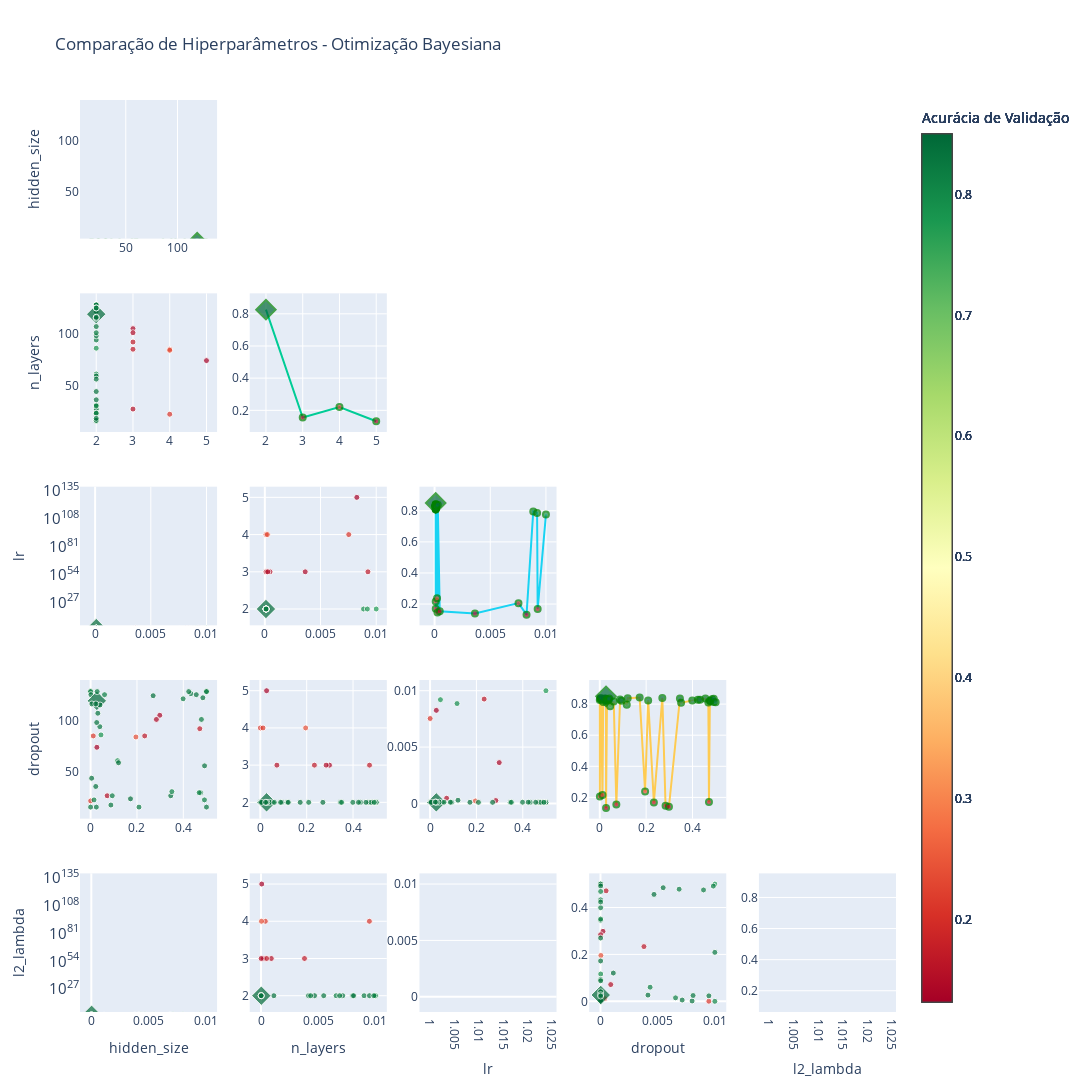

The notebook cell saved with this chart:
### Code cell
# Chama a função para plotar os resultados com plotly

# Lista de nomes dos hiperparâmetros
param_names = ['hidden_size', 'n_layers', 'lr', 'dropout', 'l2_lambda']

plot_resultados_otimizacao(result, space, param_names)

### Figure 1 — Plotly figure (JSON) as saved in the notebook; plotly's stock layout.template omitted (floating-point values rounded to 4 significant figures)
{"data": [{"marker": {"color": [0.8285, 0.83, 0.206, 0.814, 0.842, 0.604, 0.816, 0.808, 0.836, 0.84, 0.834, 0.838, 0.796, 0.132, 0.238, 0.192, 0.786, 0.17, 0.828, 0.834, 0.483, 0.14, 0.832, 0.836, 0.832, 0.83, 0.85, 0.824, 0.832, 0.84, 0.8287, 0.828, 0.818], "colorscale": [[0, "rgb(165,0,38)"], [0.1, "rgb(215,48,39)"], [0.2, "rgb(244,109,67)"], [0.3, "rgb(253,174,97)"], [0.4, "rgb(254,224,139)"], [0.5, "rgb(255,255,191)"], [0.6, "rgb(217,239,139)"], [0.7, "rgb(166,217,106)"], [0.8, "rgb(102,189,99)"], [0.9, "rgb(26,152,80)"], [1, "rgb(0,104,55)"]], "line": {"color": "green", "width": 2}, "size": [6, 6, 6, 6, 6, 6, 6, 6, 6, 6, 6, 6, 6, 6, 6, 6, 6, 6, 6, 6, 6, 6, 6, 6, 6, 6, 15, 6, 6, 6, 6, 6, 6], "symbol": ["circle", "circle", "circle", "circle", "circle", "circle", "circle", "circle", "circle", "circle", "circle", "circle", "circle", "circle", "circle", "circle", "circle", "circle", "circle", "circle", "circle", "circle", "circle", "circle", "circle", "circle", "diamond", "circle", "circle", "circle", "circle", "circle", "circle"]}, "mode": "lines+markers", "showlegend": false, "text": ["", "", "", "", "", "", "", "", "", "", "", "", "", "", "", "", "", "", "", "", "", "", "", "", "", "", "(119.0000, 0.8500)", "", "", "", "", "", ""], "textposition": "top center", "type": "scatter", "x": [16, 18, 22, 23, 24, 27, 30, 31, 36, 44, 56, 59, 61, 74, 84, 85, 86, 92, 94, 98, 101, 105, 107, 115, 116, 117, 119, 121, 122, 124, 125, 126, 128], "xaxis": "x", "y": [0.8285, 0.83, 0.206, 0.814, 0.842, 0.604, 0.816, 0.808, 0.836, 0.84, 0.834, 0.838, 0.796, 0.132, 0.238, 0.192, 0.786, 0.17, 0.828, 0.834, 0.483, 0.14, 0.832, 0.836, 0.832, 0.83, 0.85, 0.824, 0.832, 0.84, 0.8287, 0.828, 0.818], "yaxis": "y"}, {"marker": {"color": [0.14, 0.154, 0.206, 0.216, 0.796, 0.168, 0.17, 0.838, 0.238, 0.146, 0.824, 0.132, 0.776, 0.84, 0.808, 0.83, 0.832, 0.832, 0.822, 0.842, 0.84, 0.824, 0.84, 0.822, 0.836, 0.834, 0.828, 0.828, 0.814, 0.808, 0.832, 0.81, 0.83, 0.828, 0.836, 0.786, 0.834, 0.832, 0.834, 0.85, 0.828, 0.83, 0.836, 0.82, 0.824, 0.814, 0.83, 0.836, 0.834, 0.816], "colorbar": {"title": {"text": "Acurácia de Validação"}}, "colorscale": [[0, "rgb(165,0,38)"], [0.1, "rgb(215,48,39)"], [0.2, "rgb(244,109,67)"], [0.3, "rgb(253,174,97)"], [0.4, "rgb(254,224,139)"], [0.5, "rgb(255,255,191)"], [0.6, "rgb(217,239,139)"], [0.7, "rgb(166,217,106)"], [0.8, "rgb(102,189,99)"], [0.9, "rgb(26,152,80)"], [1, "rgb(0,104,55)"]], "size": [6, 6, 6, 6, 6, 6, 6, 6, 6, 6, 6, 6, 6, 6, 6, 6, 6, 6, 6, 6, 6, 6, 6, 6, 6, 6, 6, 6, 6, 6, 6, 6, 6, 6, 6, 6, 6, 6, 6, 15, 6, 6, 6, 6, 6, 6, 6, 6, 6, 6], "symbol": ["circle", "circle", "circle", "circle", "circle", "circle", "circle", "circle", "circle", "circle", "circle", "circle", "circle", "circle", "circle", "circle", "circle", "circle", "circle", "circle", "circle", "circle", "circle", "circle", "circle", "circle", "circle", "circle", "circle", "circle", "circle", "circle", "circle", "circle", "circle", "circle", "circle", "circle", "circle", "diamond", "circle", "circle", "circle", "circle", "circle", "circle", "circle", "circle", "circle", "circle"]}, "mode": "markers", "showlegend": false, "type": "scatter", "x": [3, 3, 4, 4, 2, 3, 3, 2, 4, 3, 2, 5, 2, 2, 2, 2, 2, 2, 2, 2, 2, 2, 2, 2, 2, 2, 2, 2, 2, 2, 2, 2, 2, 2, 2, 2, 2, 2, 2, 2, 2, 2, 2, 2, 2, 2, 2, 2, 2, 2], "xaxis": "x6", "y": [105, 27, 22, 85, 61, 85, 92, 59, 84, 101, 16, 74, 128, 128, 128, 16, 16, 128, 27, 24, 44, 121, 124, 30, 27, 56, 94, 126, 23, 31, 107, 30, 117, 128, 36, 86, 98, 122, 125, 119, 16, 116, 115, 101, 128, 23, 18, 125, 116, 125], "yaxis": "y6"}, {"marker": {"color": [0.8257, 0.1556, 0.22, 0.132], "colorscale": [[0, "rgb(165,0,38)"], [0.1, "rgb(215,48,39)"], [0.2, "rgb(244,109,67)"], [0.3, "rgb(253,174,97)"], [0.4, "rgb(254,224,139)"], [0.5, "rgb(255,255,191)"], [0.6, "rgb(217,239,139)"], [0.7, "rgb(166,217,106)"], [0.8, "rgb(102,189,99)"], [0.9, "rgb(26,152,80)"], [1, "rgb(0,104,55)"]], "line": {"color": "green", "width": 2}, "size": [15, 6, 6, 6], "symbol": ["diamond", "circle", "circle", "circle"]}, "mode": "lines+markers", "showlegend": false, "text": ["(2.0000, 0.8257)", "", "", ""], "textposition": "top center", "type": "scatter", "x": [2, 3, 4, 5], "xaxis": "x7", "y": [0.8257, 0.1556, 0.22, 0.132], "yaxis": "y7"}, {"marker": {"color": [0.14, 0.154, 0.206, 0.216, 0.796, 0.168, 0.17, 0.838, 0.238, 0.146, 0.824, 0.132, 0.776, 0.84, 0.808, 0.83, 0.832, 0.832, 0.822, 0.842, 0.84, 0.824, 0.84, 0.822, 0.836, 0.834, 0.828, 0.828, 0.814, 0.808, 0.832, 0.81, 0.83, 0.828, 0.836, 0.786, 0.834, 0.832, 0.834, 0.85, 0.828, 0.83, 0.836, 0.82, 0.824, 0.814, 0.83, 0.836, 0.834, 0.816], "colorbar": {"title": {"text": "Acurácia de Validação"}}, "colorscale": [[0, "rgb(165,0,38)"], [0.1, "rgb(215,48,39)"], [0.2, "rgb(244,109,67)"], [0.3, "rgb(253,174,97)"], [0.4, "rgb(254,224,139)"], [0.5, "rgb(255,255,191)"], [0.6, "rgb(217,239,139)"], [0.7, "rgb(166,217,106)"], [0.8, "rgb(102,189,99)"], [0.9, "rgb(26,152,80)"], [1, "rgb(0,104,55)"]], "size": [6, 6, 6, 6, 6, 6, 6, 6, 6, 6, 6, 6, 6, 6, 6, 6, 6, 6, 6, 6, 6, 6, 6, 6, 6, 6, 6, 6, 6, 6, 6, 6, 6, 6, 6, 6, 6, 6, 6, 15, 6, 6, 6, 6, 6, 6, 6, 6, 6, 6], "symbol": ["circle", "circle", "circle", "circle", "circle", "circle", "circle", "circle", "circle", "circle", "circle", "circle", "circle", "circle", "circle", "circle", "circle", "circle", "circle", "circle", "circle", "circle", "circle", "circle", "circle", "circle", "circle", "circle", "circle", "circle", "circle", "circle", "circle", "circle", "circle", "circle", "circle", "circle", "circle", "diamond", "circle", "circle", "circle", "circle", "circle", "circle", "circle", "circle", "circle", "circle"]}, "mode": "markers", "showlegend": false, "type": "scatter", "x": [0.003626, 0.000465, 0.007535, 0.0001033, 0.008862, 0.009257, 0.0001063, 0.0002896, 0.0002222, 0.0002605, 0.0001, 0.008259, 0.01, 0.0001, 0.0001, 0.0001, 0.0001, 0.0001, 0.0001, 0.0001038, 0.0001024, 0.0001111, 0.0001024, 0.0001121, 0.0001002, 0.0001109, 0.0001003, 0.0001033, 0.0001215, 0.0001063, 0.0001043, 0.0001006, 0.0001054, 0.0001141, 0.0001075, 0.009206, 0.0001126, 0.0001009, 0.0001123, 0.0001007, 0.000134, 0.0001032, 0.0001173, 0.000103, 0.0001025, 0.0001039, 0.0001118, 0.000107, 0.0001237, 0.0001115], "xaxis": "x11", "y": [105, 27, 22, 85, 61, 85, 92, 59, 84, 101, 16, 74, 128, 128, 128, 16, 16, 128, 27, 24, 44, 121, 124, 30, 27, 56, 94, 126, 23, 31, 107, 30, 117, 128, 36, 86, 98, 122, 125, 119, 16, 116, 115, 101, 128, 23, 18, 125, 116, 125], "yaxis": "y11"}, {"marker": {"color": [0.14, 0.154, 0.206, 0.216, 0.796, 0.168, 0.17, 0.838, 0.238, 0.146, 0.824, 0.132, 0.776, 0.84, 0.808, 0.83, 0.832, 0.832, 0.822, 0.842, 0.84, 0.824, 0.84, 0.822, 0.836, 0.834, 0.828, 0.828, 0.814, 0.808, 0.832, 0.81, 0.83, 0.828, 0.836, 0.786, 0.834, 0.832, 0.834, 0.85, 0.828, 0.83, 0.836, 0.82, 0.824, 0.814, 0.83, 0.836, 0.834, 0.816], "colorbar": {"title": {"text": "Acurácia de Validação"}}, "colorscale": [[0, "rgb(165,0,38)"], [0.1, "rgb(215,48,39)"], [0.2, "rgb(244,109,67)"], [0.3, "rgb(253,174,97)"], [0.4, "rgb(254,224,139)"], [0.5, "rgb(255,255,191)"], [0.6, "rgb(217,239,139)"], [0.7, "rgb(166,217,106)"], [0.8, "rgb(102,189,99)"], [0.9, "rgb(26,152,80)"], [1, "rgb(0,104,55)"]], "size": [6, 6, 6, 6, 6, 6, 6, 6, 6, 6, 6, 6, 6, 6, 6, 6, 6, 6, 6, 6, 6, 6, 6, 6, 6, 6, 6, 6, 6, 6, 6, 6, 6, 6, 6, 6, 6, 6, 6, 15, 6, 6, 6, 6, 6, 6, 6, 6, 6, 6], "symbol": ["circle", "circle", "circle", "circle", "circle", "circle", "circle", "circle", "circle", "circle", "circle", "circle", "circle", "circle", "circle", "circle", "circle", "circle", "circle", "circle", "circle", "circle", "circle", "circle", "circle", "circle", "circle", "circle", "circle", "circle", "circle", "circle", "circle", "circle", "circle", "circle", "circle", "circle", "circle", "diamond", "circle", "circle", "circle", "circle", "circle", "circle", "circle", "circle", "circle", "circle"]}, "mode": "markers", "showlegend": false, "type": "scatter", "x": [0.003626, 0.000465, 0.007535, 0.0001033, 0.008862, 0.009257, 0.0001063, 0.0002896, 0.0002222, 0.0002605, 0.0001, 0.008259, 0.01, 0.0001, 0.0001, 0.0001, 0.0001, 0.0001, 0.0001, 0.0001038, 0.0001024, 0.0001111, 0.0001024, 0.0001121, 0.0001002, 0.0001109, 0.0001003, 0.0001033, 0.0001215, 0.0001063, 0.0001043, 0.0001006, 0.0001054, 0.0001141, 0.0001075, 0.009206, 0.0001126, 0.0001009, 0.0001123, 0.0001007, 0.000134, 0.0001032, 0.0001173, 0.000103, 0.0001025, 0.0001039, 0.0001118, 0.000107, 0.0001237, 0.0001115], "xaxis": "x12", "y": [3, 3, 4, 4, 2, 3, 3, 2, 4, 3, 2, 5, 2, 2, 2, 2, 2, 2, 2, 2, 2, 2, 2, 2, 2, 2, 2, 2, 2, 2, 2, 2, 2, 2, 2, 2, 2, 2, 2, 2, 2, 2, 2, 2, 2, 2, 2, 2, 2, 2], "yaxis": "y12"}, {"marker": {"color": [0.8269, 0.836, 0.828, 0.81, 0.85, 0.832, 0.84, 0.84, 0.824, 0.82, 0.83, 0.828, 0.216, 0.842, 0.814, 0.832, 0.83, 0.17, 0.808, 0.836, 0.836, 0.834, 0.824, 0.816, 0.83, 0.822, 0.834, 0.834, 0.828, 0.836, 0.814, 0.834, 0.828, 0.238, 0.146, 0.838, 0.154, 0.14, 0.206, 0.132, 0.796, 0.786, 0.168, 0.776], "colorscale": [[0, "rgb(165,0,38)"], [0.1, "rgb(215,48,39)"], [0.2, "rgb(244,109,67)"], [0.3, "rgb(253,174,97)"], [0.4, "rgb(254,224,139)"], [0.5, "rgb(255,255,191)"], [0.6, "rgb(217,239,139)"], [0.7, "rgb(166,217,106)"], [0.8, "rgb(102,189,99)"], [0.9, "rgb(26,152,80)"], [1, "rgb(0,104,55)"]], "line": {"color": "green", "width": 2}, "size": [6, 6, 6, 6, 15, 6, 6, 6, 6, 6, 6, 6, 6, 6, 6, 6, 6, 6, 6, 6, 6, 6, 6, 6, 6, 6, 6, 6, 6, 6, 6, 6, 6, 6, 6, 6, 6, 6, 6, 6, 6, 6, 6, 6], "symbol": ["circle", "circle", "circle", "circle", "diamond", "circle", "circle", "circle", "circle", "circle", "circle", "circle", "circle", "circle", "circle", "circle", "circle", "circle", "circle", "circle", "circle", "circle", "circle", "circle", "circle", "circle", "circle", "circle", "circle", "circle", "circle", "circle", "circle", "circle", "circle", "circle", "circle", "circle", "circle", "circle", "circle", "circle", "circle", "circle"]}, "mode": "lines+markers", "showlegend": false, "text": ["", "", "", "", "(0.0001, 0.8500)", "", "", "", "", "", "", "", "", "", "", "", "", "", "", "", "", "", "", "", "", "", "", "", "", "", "", "", "", "", "", "", "", "", "", "", "", "", "", ""], "textposition": "top center", "type": "scatter", "x": [0.0001, 0.0001002, 0.0001003, 0.0001006, 0.0001007, 0.0001009, 0.0001024, 0.0001024, 0.0001025, 0.000103, 0.0001032, 0.0001033, 0.0001033, 0.0001038, 0.0001039, 0.0001043, 0.0001054, 0.0001063, 0.0001063, 0.000107, 0.0001075, 0.0001109, 0.0001111, 0.0001115, 0.0001118, 0.0001121, 0.0001123, 0.0001126, 0.0001141, 0.0001173, 0.0001215, 0.0001237, 0.000134, 0.0002222, 0.0002605, 0.0002896, 0.000465, 0.003626, 0.007535, 0.008259, 0.008862, 0.009206, 0.009257, 0.01], "xaxis": "x13", "y": [0.8269, 0.836, 0.828, 0.81, 0.85, 0.832, 0.84, 0.84, 0.824, 0.82, 0.83, 0.828, 0.216, 0.842, 0.814, 0.832, 0.83, 0.17, 0.808, 0.836, 0.836, 0.834, 0.824, 0.816, 0.83, 0.822, 0.834, 0.834, 0.828, 0.836, 0.814, 0.834, 0.828, 0.238, 0.146, 0.838, 0.154, 0.14, 0.206, 0.132, 0.796, 0.786, 0.168, 0.776], "yaxis": "y13"}, {"marker": {"color": [0.14, 0.154, 0.206, 0.216, 0.796, 0.168, 0.17, 0.838, 0.238, 0.146, 0.824, 0.132, 0.776, 0.84, 0.808, 0.83, 0.832, 0.832, 0.822, 0.842, 0.84, 0.824, 0.84, 0.822, 0.836, 0.834, 0.828, 0.828, 0.814, 0.808, 0.832, 0.81, 0.83, 0.828, 0.836, 0.786, 0.834, 0.832, 0.834, 0.85, 0.828, 0.83, 0.836, 0.82, 0.824, 0.814, 0.83, 0.836, 0.834, 0.816], "colorbar": {"title": {"text": "Acurácia de Validação"}}, "colorscale": [[0, "rgb(165,0,38)"], [0.1, "rgb(215,48,39)"], [0.2, "rgb(244,109,67)"], [0.3, "rgb(253,174,97)"], [0.4, "rgb(254,224,139)"], [0.5, "rgb(255,255,191)"], [0.6, "rgb(217,239,139)"], [0.7, "rgb(166,217,106)"], [0.8, "rgb(102,189,99)"], [0.9, "rgb(26,152,80)"], [1, "rgb(0,104,55)"]], "size": [6, 6, 6, 6, 6, 6, 6, 6, 6, 6, 6, 6, 6, 6, 6, 6, 6, 6, 6, 6, 6, 6, 6, 6, 6, 6, 6, 6, 6, 6, 6, 6, 6, 6, 6, 6, 6, 6, 6, 15, 6, 6, 6, 6, 6, 6, 6, 6, 6, 6], "symbol": ["circle", "circle", "circle", "circle", "circle", "circle", "circle", "circle", "circle", "circle", "circle", "circle", "circle", "circle", "circle", "circle", "circle", "circle", "circle", "circle", "circle", "circle", "circle", "circle", "circle", "circle", "circle", "circle", "circle", "circle", "circle", "circle", "circle", "circle", "circle", "circle", "circle", "circle", "circle", "diamond", "circle", "circle", "circle", "circle", "circle", "circle", "circle", "circle", "circle", "circle"]}, "mode": "markers", "showlegend": false, "type": "scatter", "x": [0.2984, 0.07143, 0.0003894, 0.01153, 0.1164, 0.2334, 0.4711, 0.1205, 0.1955, 0.2839, 0.2088, 0.02702, 0.5, 0, 0, 0.5, 0, 0.5, 0.09345, 0.1721, 0.004509, 0.3991, 0.2699, 0.4749, 0.3458, 0.4916, 0.03975, 0.4326, 0.01479, 0.3507, 0.03117, 0.4685, 0.02331, 0.4234, 0.02235, 0.04473, 0.02643, 0.4844, 0.001474, 0.02689, 0.02474, 0.005447, 0.04067, 0.4781, 0.02827, 0.4913, 0.08755, 0.4558, 0.02257, 0.0602], "xaxis": "x16", "y": [105, 27, 22, 85, 61, 85, 92, 59, 84, 101, 16, 74, 128, 128, 128, 16, 16, 128, 27, 24, 44, 121, 124, 30, 27, 56, 94, 126, 23, 31, 107, 30, 117, 128, 36, 86, 98, 122, 125, 119, 16, 116, 115, 101, 128, 23, 18, 125, 116, 125], "yaxis": "y16"}, {"marker": {"color": [0.14, 0.154, 0.206, 0.216, 0.796, 0.168, 0.17, 0.838, 0.238, 0.146, 0.824, 0.132, 0.776, 0.84, 0.808, 0.83, 0.832, 0.832, 0.822, 0.842, 0.84, 0.824, 0.84, 0.822, 0.836, 0.834, 0.828, 0.828, 0.814, 0.808, 0.832, 0.81, 0.83, 0.828, 0.836, 0.786, 0.834, 0.832, 0.834, 0.85, 0.828, 0.83, 0.836, 0.82, 0.824, 0.814, 0.83, 0.836, 0.834, 0.816], "colorbar": {"title": {"text": "Acurácia de Validação"}}, "colorscale": [[0, "rgb(165,0,38)"], [0.1, "rgb(215,48,39)"], [0.2, "rgb(244,109,67)"], [0.3, "rgb(253,174,97)"], [0.4, "rgb(254,224,139)"], [0.5, "rgb(255,255,191)"], [0.6, "rgb(217,239,139)"], [0.7, "rgb(166,217,106)"], [0.8, "rgb(102,189,99)"], [0.9, "rgb(26,152,80)"], [1, "rgb(0,104,55)"]], "size": [6, 6, 6, 6, 6, 6, 6, 6, 6, 6, 6, 6, 6, 6, 6, 6, 6, 6, 6, 6, 6, 6, 6, 6, 6, 6, 6, 6, 6, 6, 6, 6, 6, 6, 6, 6, 6, 6, 6, 15, 6, 6, 6, 6, 6, 6, 6, 6, 6, 6], "symbol": ["circle", "circle", "circle", "circle", "circle", "circle", "circle", "circle", "circle", "circle", "circle", "circle", "circle", "circle", "circle", "circle", "circle", "circle", "circle", "circle", "circle", "circle", "circle", "circle", "circle", "circle", "circle", "circle", "circle", "circle", "circle", "circle", "circle", "circle", "circle", "circle", "circle", "circle", "circle", "diamond", "circle", "circle", "circle", "circle", "circle", "circle", "circle", "circle", "circle", "circle"]}, "mode": "markers", "showlegend": false, "type": "scatter", "x": [0.2984, 0.07143, 0.0003894, 0.01153, 0.1164, 0.2334, 0.4711, 0.1205, 0.1955, 0.2839, 0.2088, 0.02702, 0.5, 0, 0, 0.5, 0, 0.5, 0.09345, 0.1721, 0.004509, 0.3991, 0.2699, 0.4749, 0.3458, 0.4916, 0.03975, 0.4326, 0.01479, 0.3507, 0.03117, 0.4685, 0.02331, 0.4234, 0.02235, 0.04473, 0.02643, 0.4844, 0.001474, 0.02689, 0.02474, 0.005447, 0.04067, 0.4781, 0.02827, 0.4913, 0.08755, 0.4558, 0.02257, 0.0602], "xaxis": "x17", "y": [3, 3, 4, 4, 2, 3, 3, 2, 4, 3, 2, 5, 2, 2, 2, 2, 2, 2, 2, 2, 2, 2, 2, 2, 2, 2, 2, 2, 2, 2, 2, 2, 2, 2, 2, 2, 2, 2, 2, 2, 2, 2, 2, 2, 2, 2, 2, 2, 2, 2], "yaxis": "y17"}, {"marker": {"color": [0.14, 0.154, 0.206, 0.216, 0.796, 0.168, 0.17, 0.838, 0.238, 0.146, 0.824, 0.132, 0.776, 0.84, 0.808, 0.83, 0.832, 0.832, 0.822, 0.842, 0.84, 0.824, 0.84, 0.822, 0.836, 0.834, 0.828, 0.828, 0.814, 0.808, 0.832, 0.81, 0.83, 0.828, 0.836, 0.786, 0.834, 0.832, 0.834, 0.85, 0.828, 0.83, 0.836, 0.82, 0.824, 0.814, 0.83, 0.836, 0.834, 0.816], "colorbar": {"title": {"text": "Acurácia de Validação"}}, "colorscale": [[0, "rgb(165,0,38)"], [0.1, "rgb(215,48,39)"], [0.2, "rgb(244,109,67)"], [0.3, "rgb(253,174,97)"], [0.4, "rgb(254,224,139)"], [0.5, "rgb(255,255,191)"], [0.6, "rgb(217,239,139)"], [0.7, "rgb(166,217,106)"], [0.8, "rgb(102,189,99)"], [0.9, "rgb(26,152,80)"], [1, "rgb(0,104,55)"]], "size": [6, 6, 6, 6, 6, 6, 6, 6, 6, 6, 6, 6, 6, 6, 6, 6, 6, 6, 6, 6, 6, 6, 6, 6, 6, 6, 6, 6, 6, 6, 6, 6, 6, 6, 6, 6, 6, 6, 6, 15, 6, 6, 6, 6, 6, 6, 6, 6, 6, 6], "symbol": ["circle", "circle", "circle", "circle", "circle", "circle", "circle", "circle", "circle", "circle", "circle", "circle", "circle", "circle", "circle", "circle", "circle", "circle", "circle", "circle", "circle", "circle", "circle", "circle", "circle", "circle", "circle", "circle", "circle", "circle", "circle", "circle", "circle", "circle", "circle", "circle", "circle", "circle", "circle", "diamond", "circle", "circle", "circle", "circle", "circle", "circle", "circle", "circle", "circle", "circle"]}, "mode": "markers", "showlegend": false, "type": "scatter", "x": [0.2984, 0.07143, 0.0003894, 0.01153, 0.1164, 0.2334, 0.4711, 0.1205, 0.1955, 0.2839, 0.2088, 0.02702, 0.5, 0, 0, 0.5, 0, 0.5, 0.09345, 0.1721, 0.004509, 0.3991, 0.2699, 0.4749, 0.3458, 0.4916, 0.03975, 0.4326, 0.01479, 0.3507, 0.03117, 0.4685, 0.02331, 0.4234, 0.02235, 0.04473, 0.02643, 0.4844, 0.001474, 0.02689, 0.02474, 0.005447, 0.04067, 0.4781, 0.02827, 0.4913, 0.08755, 0.4558, 0.02257, 0.0602], "xaxis": "x18", "y": [0.003626, 0.000465, 0.007535, 0.0001033, 0.008862, 0.009257, 0.0001063, 0.0002896, 0.0002222, 0.0002605, 0.0001, 0.008259, 0.01, 0.0001, 0.0001, 0.0001, 0.0001, 0.0001, 0.0001, 0.0001038, 0.0001024, 0.0001111, 0.0001024, 0.0001121, 0.0001002, 0.0001109, 0.0001003, 0.0001033, 0.0001215, 0.0001063, 0.0001043, 0.0001006, 0.0001054, 0.0001141, 0.0001075, 0.009206, 0.0001126, 0.0001009, 0.0001123, 0.0001007, 0.000134, 0.0001032, 0.0001173, 0.000103, 0.0001025, 0.0001039, 0.0001118, 0.000107, 0.0001237, 0.0001115], "yaxis": "y18"}, {"marker": {"color": [0.8267, 0.206, 0.834, 0.84, 0.83, 0.216, 0.814, 0.836, 0.834, 0.83, 0.828, 0.834, 0.85, 0.132, 0.824, 0.832, 0.828, 0.836, 0.786, 0.816, 0.154, 0.83, 0.822, 0.796, 0.838, 0.842, 0.238, 0.824, 0.168, 0.84, 0.146, 0.14, 0.836, 0.808, 0.824, 0.828, 0.828, 0.836, 0.81, 0.17, 0.822, 0.82, 0.832, 0.814, 0.834, 0.8127], "colorscale": [[0, "rgb(165,0,38)"], [0.1, "rgb(215,48,39)"], [0.2, "rgb(244,109,67)"], [0.3, "rgb(253,174,97)"], [0.4, "rgb(254,224,139)"], [0.5, "rgb(255,255,191)"], [0.6, "rgb(217,239,139)"], [0.7, "rgb(166,217,106)"], [0.8, "rgb(102,189,99)"], [0.9, "rgb(26,152,80)"], [1, "rgb(0,104,55)"]], "line": {"color": "green", "width": 2}, "size": [6, 6, 6, 6, 6, 6, 6, 6, 6, 6, 6, 6, 15, 6, 6, 6, 6, 6, 6, 6, 6, 6, 6, 6, 6, 6, 6, 6, 6, 6, 6, 6, 6, 6, 6, 6, 6, 6, 6, 6, 6, 6, 6, 6, 6, 6], "symbol": ["circle", "circle", "circle", "circle", "circle", "circle", "circle", "circle", "circle", "circle", "circle", "circle", "diamond", "circle", "circle", "circle", "circle", "circle", "circle", "circle", "circle", "circle", "circle", "circle", "circle", "circle", "circle", "circle", "circle", "circle", "circle", "circle", "circle", "circle", "circle", "circle", "circle", "circle", "circle", "circle", "circle", "circle", "circle", "circle", "circle", "circle"]}, "mode": "lines+markers", "showlegend": false, "text": ["", "", "", "", "", "", "", "", "", "", "", "", "(0.0269, 0.8500)", "", "", "", "", "", "", "", "", "", "", "", "", "", "", "", "", "", "", "", "", "", "", "", "", "", "", "", "", "", "", "", "", ""], "textposition": "top center", "type": "scatter", "x": [0, 0.0003894, 0.001474, 0.004509, 0.005447, 0.01153, 0.01479, 0.02235, 0.02257, 0.02331, 0.02474, 0.02643, 0.02689, 0.02702, 0.02827, 0.03117, 0.03975, 0.04067, 0.04473, 0.0602, 0.07143, 0.08755, 0.09345, 0.1164, 0.1205, 0.1721, 0.1955, 0.2088, 0.2334, 0.2699, 0.2839, 0.2984, 0.3458, 0.3507, 0.3991, 0.4234, 0.4326, 0.4558, 0.4685, 0.4711, 0.4749, 0.4781, 0.4844, 0.4913, 0.4916, 0.5], "xaxis": "x19", "y": [0.8267, 0.206, 0.834, 0.84, 0.83, 0.216, 0.814, 0.836, 0.834, 0.83, 0.828, 0.834, 0.85, 0.132, 0.824, 0.832, 0.828, 0.836, 0.786, 0.816, 0.154, 0.83, 0.822, 0.796, 0.838, 0.842, 0.238, 0.824, 0.168, 0.84, 0.146, 0.14, 0.836, 0.808, 0.824, 0.828, 0.828, 0.836, 0.81, 0.17, 0.822, 0.82, 0.832, 0.814, 0.834, 0.8127], "yaxis": "y19"}, {"marker": {"color": [0.14, 0.154, 0.206, 0.216, 0.796, 0.168, 0.17, 0.838, 0.238, 0.146, 0.824, 0.132, 0.776, 0.84, 0.808, 0.83, 0.832, 0.832, 0.822, 0.842, 0.84, 0.824, 0.84, 0.822, 0.836, 0.834, 0.828, 0.828, 0.814, 0.808, 0.832, 0.81, 0.83, 0.828, 0.836, 0.786, 0.834, 0.832, 0.834, 0.85, 0.828, 0.83, 0.836, 0.82, 0.824, 0.814, 0.83, 0.836, 0.834, 0.816], "colorbar": {"title": {"text": "Acurácia de Validação"}}, "colorscale": [[0, "rgb(165,0,38)"], [0.1, "rgb(215,48,39)"], [0.2, "rgb(244,109,67)"], [0.3, "rgb(253,174,97)"], [0.4, "rgb(254,224,139)"], [0.5, "rgb(255,255,191)"], [0.6, "rgb(217,239,139)"], [0.7, "rgb(166,217,106)"], [0.8, "rgb(102,189,99)"], [0.9, "rgb(26,152,80)"], [1, "rgb(0,104,55)"]], "size": [6, 6, 6, 6, 6, 6, 6, 6, 6, 6, 6, 6, 6, 6, 6, 6, 6, 6, 6, 6, 6, 6, 6, 6, 6, 6, 6, 6, 6, 6, 6, 6, 6, 6, 6, 6, 6, 6, 6, 15, 6, 6, 6, 6, 6, 6, 6, 6, 6, 6], "symbol": ["circle", "circle", "circle", "circle", "circle", "circle", "circle", "circle", "circle", "circle", "circle", "circle", "circle", "circle", "circle", "circle", "circle", "circle", "circle", "circle", "circle", "circle", "circle", "circle", "circle", "circle", "circle", "circle", "circle", "circle", "circle", "circle", "circle", "circle", "circle", "circle", "circle", "circle", "circle", "diamond", "circle", "circle", "circle", "circle", "circle", "circle", "circle", "circle", "circle", "circle"]}, "mode": "markers", "showlegend": false, "type": "scatter", "x": [0.0002175, 0.0008967, 0.009476, 0.0003753, 1.87e-05, 0.0038, 0.0004896, 0.001121, 3.521e-05, 1.241e-05, 0.01, 6.116e-05, 0.01, 1e-05, 0.01, 1e-05, 1e-05, 1e-05, 1e-05, 1.024e-05, 1.11e-05, 1.328e-05, 1.075e-05, 0.00901, 1.107e-05, 1.184e-05, 1.994e-05, 1.27e-05, 0.006564, 1.161e-05, 1.133e-05, 1.546e-05, 0.009479, 1.113e-05, 1.157e-05, 1.105e-05, 0.004151, 0.00548, 0.008011, 2.53e-05, 0.008095, 0.007143, 1.308e-05, 0.006879, 1.176e-05, 0.009866, 1.601e-05, 0.00468, 1.263e-05, 0.004339], "xaxis": "x21", "y": [105, 27, 22, 85, 61, 85, 92, 59, 84, 101, 16, 74, 128, 128, 128, 16, 16, 128, 27, 24, 44, 121, 124, 30, 27, 56, 94, 126, 23, 31, 107, 30, 117, 128, 36, 86, 98, 122, 125, 119, 16, 116, 115, 101, 128, 23, 18, 125, 116, 125], "yaxis": "y21"}, {"marker": {"color": [0.14, 0.154, 0.206, 0.216, 0.796, 0.168, 0.17, 0.838, 0.238, 0.146, 0.824, 0.132, 0.776, 0.84, 0.808, 0.83, 0.832, 0.832, 0.822, 0.842, 0.84, 0.824, 0.84, 0.822, 0.836, 0.834, 0.828, 0.828, 0.814, 0.808, 0.832, 0.81, 0.83, 0.828, 0.836, 0.786, 0.834, 0.832, 0.834, 0.85, 0.828, 0.83, 0.836, 0.82, 0.824, 0.814, 0.83, 0.836, 0.834, 0.816], "colorbar": {"title": {"text": "Acurácia de Validação"}}, "colorscale": [[0, "rgb(165,0,38)"], [0.1, "rgb(215,48,39)"], [0.2, "rgb(244,109,67)"], [0.3, "rgb(253,174,97)"], [0.4, "rgb(254,224,139)"], [0.5, "rgb(255,255,191)"], [0.6, "rgb(217,239,139)"], [0.7, "rgb(166,217,106)"], [0.8, "rgb(102,189,99)"], [0.9, "rgb(26,152,80)"], [1, "rgb(0,104,55)"]], "size": [6, 6, 6, 6, 6, 6, 6, 6, 6, 6, 6, 6, 6, 6, 6, 6, 6, 6, 6, 6, 6, 6, 6, 6, 6, 6, 6, 6, 6, 6, 6, 6, 6, 6, 6, 6, 6, 6, 6, 15, 6, 6, 6, 6, 6, 6, 6, 6, 6, 6], "symbol": ["circle", "circle", "circle", "circle", "circle", "circle", "circle", "circle", "circle", "circle", "circle", "circle", "circle", "circle", "circle", "circle", "circle", "circle", "circle", "circle", "circle", "circle", "circle", "circle", "circle", "circle", "circle", "circle", "circle", "circle", "circle", "circle", "circle", "circle", "circle", "circle", "circle", "circle", "circle", "diamond", "circle", "circle", "circle", "circle", "circle", "circle", "circle", "circle", "circle", "circle"]}, "mode": "markers", "showlegend": false, "type": "scatter", "x": [0.0002175, 0.0008967, 0.009476, 0.0003753, 1.87e-05, 0.0038, 0.0004896, 0.001121, 3.521e-05, 1.241e-05, 0.01, 6.116e-05, 0.01, 1e-05, 0.01, 1e-05, 1e-05, 1e-05, 1e-05, 1.024e-05, 1.11e-05, 1.328e-05, 1.075e-05, 0.00901, 1.107e-05, 1.184e-05, 1.994e-05, 1.27e-05, 0.006564, 1.161e-05, 1.133e-05, 1.546e-05, 0.009479, 1.113e-05, 1.157e-05, 1.105e-05, 0.004151, 0.00548, 0.008011, 2.53e-05, 0.008095, 0.007143, 1.308e-05, 0.006879, 1.176e-05, 0.009866, 1.601e-05, 0.00468, 1.263e-05, 0.004339], "xaxis": "x22", "y": [3, 3, 4, 4, 2, 3, 3, 2, 4, 3, 2, 5, 2, 2, 2, 2, 2, 2, 2, 2, 2, 2, 2, 2, 2, 2, 2, 2, 2, 2, 2, 2, 2, 2, 2, 2, 2, 2, 2, 2, 2, 2, 2, 2, 2, 2, 2, 2, 2, 2], "yaxis": "y22"}, {"marker": {"color": [0.14, 0.154, 0.206, 0.216, 0.796, 0.168, 0.17, 0.838, 0.238, 0.146, 0.824, 0.132, 0.776, 0.84, 0.808, 0.83, 0.832, 0.832, 0.822, 0.842, 0.84, 0.824, 0.84, 0.822, 0.836, 0.834, 0.828, 0.828, 0.814, 0.808, 0.832, 0.81, 0.83, 0.828, 0.836, 0.786, 0.834, 0.832, 0.834, 0.85, 0.828, 0.83, 0.836, 0.82, 0.824, 0.814, 0.83, 0.836, 0.834, 0.816], "colorbar": {"title": {"text": "Acurácia de Validação"}}, "colorscale": [[0, "rgb(165,0,38)"], [0.1, "rgb(215,48,39)"], [0.2, "rgb(244,109,67)"], [0.3, "rgb(253,174,97)"], [0.4, "rgb(254,224,139)"], [0.5, "rgb(255,255,191)"], [0.6, "rgb(217,239,139)"], [0.7, "rgb(166,217,106)"], [0.8, "rgb(102,189,99)"], [0.9, "rgb(26,152,80)"], [1, "rgb(0,104,55)"]], "size": [6, 6, 6, 6, 6, 6, 6, 6, 6, 6, 6, 6, 6, 6, 6, 6, 6, 6, 6, 6, 6, 6, 6, 6, 6, 6, 6, 6, 6, 6, 6, 6, 6, 6, 6, 6, 6, 6, 6, 15, 6, 6, 6, 6, 6, 6, 6, 6, 6, 6], "symbol": ["circle", "circle", "circle", "circle", "circle", "circle", "circle", "circle", "circle", "circle", "circle", "circle", "circle", "circle", "circle", "circle", "circle", "circle", "circle", "circle", "circle", "circle", "circle", "circle", "circle", "circle", "circle", "circle", "circle", "circle", "circle", "circle", "circle", "circle", "circle", "circle", "circle", "circle", "circle", "diamond", "circle", "circle", "circle", "circle", "circle", "circle", "circle", "circle", "circle", "circle"]}, "mode": "markers", "showlegend": false, "type": "scatter", "x": [0.0002175, 0.0008967, 0.009476, 0.0003753, 1.87e-05, 0.0038, 0.0004896, 0.001121, 3.521e-05, 1.241e-05, 0.01, 6.116e-05, 0.01, 1e-05, 0.01, 1e-05, 1e-05, 1e-05, 1e-05, 1.024e-05, 1.11e-05, 1.328e-05, 1.075e-05, 0.00901, 1.107e-05, 1.184e-05, 1.994e-05, 1.27e-05, 0.006564, 1.161e-05, 1.133e-05, 1.546e-05, 0.009479, 1.113e-05, 1.157e-05, 1.105e-05, 0.004151, 0.00548, 0.008011, 2.53e-05, 0.008095, 0.007143, 1.308e-05, 0.006879, 1.176e-05, 0.009866, 1.601e-05, 0.00468, 1.263e-05, 0.004339], "xaxis": "x23", "y": [0.003626, 0.000465, 0.007535, 0.0001033, 0.008862, 0.009257, 0.0001063, 0.0002896, 0.0002222, 0.0002605, 0.0001, 0.008259, 0.01, 0.0001, 0.0001, 0.0001, 0.0001, 0.0001, 0.0001, 0.0001038, 0.0001024, 0.0001111, 0.0001024, 0.0001121, 0.0001002, 0.0001109, 0.0001003, 0.0001033, 0.0001215, 0.0001063, 0.0001043, 0.0001006, 0.0001054, 0.0001141, 0.0001075, 0.009206, 0.0001126, 0.0001009, 0.0001123, 0.0001007, 0.000134, 0.0001032, 0.0001173, 0.000103, 0.0001025, 0.0001039, 0.0001118, 0.000107, 0.0001237, 0.0001115], "yaxis": "y23"}, {"marker": {"color": [0.14, 0.154, 0.206, 0.216, 0.796, 0.168, 0.17, 0.838, 0.238, 0.146, 0.824, 0.132, 0.776, 0.84, 0.808, 0.83, 0.832, 0.832, 0.822, 0.842, 0.84, 0.824, 0.84, 0.822, 0.836, 0.834, 0.828, 0.828, 0.814, 0.808, 0.832, 0.81, 0.83, 0.828, 0.836, 0.786, 0.834, 0.832, 0.834, 0.85, 0.828, 0.83, 0.836, 0.82, 0.824, 0.814, 0.83, 0.836, 0.834, 0.816], "colorbar": {"title": {"text": "Acurácia de Validação"}}, "colorscale": [[0, "rgb(165,0,38)"], [0.1, "rgb(215,48,39)"], [0.2, "rgb(244,109,67)"], [0.3, "rgb(253,174,97)"], [0.4, "rgb(254,224,139)"], [0.5, "rgb(255,255,191)"], [0.6, "rgb(217,239,139)"], [0.7, "rgb(166,217,106)"], [0.8, "rgb(102,189,99)"], [0.9, "rgb(26,152,80)"], [1, "rgb(0,104,55)"]], "size": [6, 6, 6, 6, 6, 6, 6, 6, 6, 6, 6, 6, 6, 6, 6, 6, 6, 6, 6, 6, 6, 6, 6, 6, 6, 6, 6, 6, 6, 6, 6, 6, 6, 6, 6, 6, 6, 6, 6, 15, 6, 6, 6, 6, 6, 6, 6, 6, 6, 6], "symbol": ["circle", "circle", "circle", "circle", "circle", "circle", "circle", "circle", "circle", "circle", "circle", "circle", "circle", "circle", "circle", "circle", "circle", "circle", "circle", "circle", "circle", "circle", "circle", "circle", "circle", "circle", "circle", "circle", "circle", "circle", "circle", "circle", "circle", "circle", "circle", "circle", "circle", "circle", "circle", "diamond", "circle", "circle", "circle", "circle", "circle", "circle", "circle", "circle", "circle", "circle"]}, "mode": "markers", "showlegend": false, "type": "scatter", "x": [0.0002175, 0.0008967, 0.009476, 0.0003753, 1.87e-05, 0.0038, 0.0004896, 0.001121, 3.521e-05, 1.241e-05, 0.01, 6.116e-05, 0.01, 1e-05, 0.01, 1e-05, 1e-05, 1e-05, 1e-05, 1.024e-05, 1.11e-05, 1.328e-05, 1.075e-05, 0.00901, 1.107e-05, 1.184e-05, 1.994e-05, 1.27e-05, 0.006564, 1.161e-05, 1.133e-05, 1.546e-05, 0.009479, 1.113e-05, 1.157e-05, 1.105e-05, 0.004151, 0.00548, 0.008011, 2.53e-05, 0.008095, 0.007143, 1.308e-05, 0.006879, 1.176e-05, 0.009866, 1.601e-05, 0.00468, 1.263e-05, 0.004339], "xaxis": "x24", "y": [0.2984, 0.07143, 0.0003894, 0.01153, 0.1164, 0.2334, 0.4711, 0.1205, 0.1955, 0.2839, 0.2088, 0.02702, 0.5, 0, 0, 0.5, 0, 0.5, 0.09345, 0.1721, 0.004509, 0.3991, 0.2699, 0.4749, 0.3458, 0.4916, 0.03975, 0.4326, 0.01479, 0.3507, 0.03117, 0.4685, 0.02331, 0.4234, 0.02235, 0.04473, 0.02643, 0.4844, 0.001474, 0.02689, 0.02474, 0.005447, 0.04067, 0.4781, 0.02827, 0.4913, 0.08755, 0.4558, 0.02257, 0.0602], "yaxis": "y24"}, {"marker": {"color": [0.8312, 0.842, 0.84, 0.786, 0.836, 0.84, 0.828, 0.832, 0.836, 0.808, 0.824, 0.834, 0.146, 0.834, 0.828, 0.836, 0.824, 0.81, 0.83, 0.796, 0.828, 0.85, 0.238, 0.132, 0.14, 0.216, 0.17, 0.154, 0.838, 0.168, 0.834, 0.816, 0.836, 0.832, 0.814, 0.82, 0.83, 0.834, 0.828, 0.822, 0.206, 0.83, 0.814, 0.8027], "colorscale": [[0, "rgb(165,0,38)"], [0.1, "rgb(215,48,39)"], [0.2, "rgb(244,109,67)"], [0.3, "rgb(253,174,97)"], [0.4, "rgb(254,224,139)"], [0.5, "rgb(255,255,191)"], [0.6, "rgb(217,239,139)"], [0.7, "rgb(166,217,106)"], [0.8, "rgb(102,189,99)"], [0.9, "rgb(26,152,80)"], [1, "rgb(0,104,55)"]], "line": {"color": "green", "width": 2}, "size": [6, 6, 6, 6, 6, 6, 6, 6, 6, 6, 6, 6, 6, 6, 6, 6, 6, 6, 6, 6, 6, 15, 6, 6, 6, 6, 6, 6, 6, 6, 6, 6, 6, 6, 6, 6, 6, 6, 6, 6, 6, 6, 6, 6], "symbol": ["circle", "circle", "circle", "circle", "circle", "circle", "circle", "circle", "circle", "circle", "circle", "circle", "circle", "circle", "circle", "circle", "circle", "circle", "circle", "circle", "circle", "diamond", "circle", "circle", "circle", "circle", "circle", "circle", "circle", "circle", "circle", "circle", "circle", "circle", "circle", "circle", "circle", "circle", "circle", "circle", "circle", "circle", "circle", "circle"]}, "mode": "lines+markers", "showlegend": false, "text": ["", "", "", "", "", "", "", "", "", "", "", "", "", "", "", "", "", "", "", "", "", "(0.0000, 0.8500)", "", "", "", "", "", "", "", "", "", "", "", "", "", "", "", "", "", "", "", "", "", ""], "textposition": "top center", "type": "scatter", "x": [1e-05, 1.024e-05, 1.075e-05, 1.105e-05, 1.107e-05, 1.11e-05, 1.113e-05, 1.133e-05, 1.157e-05, 1.161e-05, 1.176e-05, 1.184e-05, 1.241e-05, 1.263e-05, 1.27e-05, 1.308e-05, 1.328e-05, 1.546e-05, 1.601e-05, 1.87e-05, 1.994e-05, 2.53e-05, 3.521e-05, 6.116e-05, 0.0002175, 0.0003753, 0.0004896, 0.0008967, 0.001121, 0.0038, 0.004151, 0.004339, 0.00468, 0.00548, 0.006564, 0.006879, 0.007143, 0.008011, 0.008095, 0.00901, 0.009476, 0.009479, 0.009866, 0.01], "xaxis": "x25", "y": [0.8312, 0.842, 0.84, 0.786, 0.836, 0.84, 0.828, 0.832, 0.836, 0.808, 0.824, 0.834, 0.146, 0.834, 0.828, 0.836, 0.824, 0.81, 0.83, 0.796, 0.828, 0.85, 0.238, 0.132, 0.14, 0.216, 0.17, 0.154, 0.838, 0.168, 0.834, 0.816, 0.836, 0.832, 0.814, 0.82, 0.83, 0.834, 0.828, 0.822, 0.206, 0.83, 0.814, 0.8027], "yaxis": "y25"}], "layout": {"height": 1500, "title": {"text": "Comparação de Hiperparâmetros - Otimização Bayesiana"}, "width": 1500, "xaxis": {"anchor": "y", "domain": [0, 0.168]}, "xaxis10": {"anchor": "y10", "domain": [0.832, 1]}, "xaxis11": {"anchor": "y11", "domain": [0, 0.168]}, "xaxis12": {"anchor": "y12", "domain": [0.208, 0.376]}, "xaxis13": {"anchor": "y13", "domain": [0.416, 0.584]}, "xaxis14": {"anchor": "y14", "domain": [0.624, 0.792]}, "xaxis15": {"anchor": "y15", "domain": [0.832, 1]}, "xaxis16": {"anchor": "y16", "domain": [0, 0.168]}, "xaxis17": {"anchor": "y17", "domain": [0.208, 0.376]}, "xaxis18": {"anchor": "y18", "domain": [0.416, 0.584]}, "xaxis19": {"anchor": "y19", "domain": [0.624, 0.792]}, "xaxis2": {"anchor": "y2", "domain": [0.208, 0.376]}, "xaxis20": {"anchor": "y20", "domain": [0.832, 1]}, "xaxis21": {"anchor": "y21", "domain": [0, 0.168], "range": [-0.000989, 0.011], "showgrid": false, "title": {"text": "hidden_size"}, "type": "linear"}, "xaxis22": {"anchor": "y22", "domain": [0.208, 0.376], "range": [-0.000989, 0.011], "showgrid": false, "title": {"text": "n_layers"}, "type": "linear"}, "xaxis23": {"anchor": "y23", "domain": [0.416, 0.584], "range": [-0.000989, 0.011], "showgrid": false, "title": {"text": "lr"}, "type": "log"}, "xaxis24": {"anchor": "y24", "domain": [0.624, 0.792], "range": [-0.000989, 0.011], "showgrid": false, "title": {"text": "dropout"}, "type": "linear"}, "xaxis25": {"anchor": "y25", "domain": [0.832, 1], "range": [-0.000989, 0.011], "showgrid": false, "title": {"text": "l2_lambda"}, "type": "log"}, "xaxis3": {"anchor": "y3", "domain": [0.416, 0.584]}, "xaxis4": {"anchor": "y4", "domain": [0.624, 0.792]}, "xaxis5": {"anchor": "y5", "domain": [0.832, 1]}, "xaxis6": {"anchor": "y6", "domain": [0, 0.168]}, "xaxis7": {"anchor": "y7", "domain": [0.208, 0.376]}, "xaxis8": {"anchor": "y8", "domain": [0.416, 0.584]}, "xaxis9": {"anchor": "y9", "domain": [0.624, 0.792]}, "yaxis": {"anchor": "x", "domain": [0.848, 1], "range": [4.8, 139.2], "showgrid": false, "title": {"text": "hidden_size"}, "type": "linear"}, "yaxis10": {"anchor": "x10", "domain": [0.636, 0.788]}, "yaxis11": {"anchor": "x11", "domain": [0.424, 0.576], "range": [4.8, 139.2], "showgrid": false, "title": {"text": "lr"}, "type": "log"}, "yaxis12": {"anchor": "x12", "domain": [0.424, 0.576]}, "yaxis13": {"anchor": "x13", "domain": [0.424, 0.576]}, "yaxis14": {"anchor": "x14", "domain": [0.424, 0.576]}, "yaxis15": {"anchor": "x15", "domain": [0.424, 0.576]}, "yaxis16": {"anchor": "x16", "domain": [0.212, 0.364], "range": [4.8, 139.2], "showgrid": false, "title": {"text": "dropout"}, "type": "linear"}, "yaxis17": {"anchor": "x17", "domain": [0.212, 0.364]}, "yaxis18": {"anchor": "x18", "domain": [0.212, 0.364]}, "yaxis19": {"anchor": "x19", "domain": [0.212, 0.364]}, "yaxis2": {"anchor": "x2", "domain": [0.848, 1]}, "yaxis20": {"anchor": "x20", "domain": [0.212, 0.364]}, "yaxis21": {"anchor": "x21", "domain": [0, 0.152], "range": [4.8, 139.2], "showgrid": false, "title": {"text": "l2_lambda"}, "type": "log"}, "yaxis22": {"anchor": "x22", "domain": [0, 0.152]}, "yaxis23": {"anchor": "x23", "domain": [0, 0.152]}, "yaxis24": {"anchor": "x24", "domain": [0, 0.152]}, "yaxis25": {"anchor": "x25", "domain": [0, 0.152]}, "yaxis3": {"anchor": "x3", "domain": [0.848, 1]}, "yaxis4": {"anchor": "x4", "domain": [0.848, 1]}, "yaxis5": {"anchor": "x5", "domain": [0.848, 1]}, "yaxis6": {"anchor": "x6", "domain": [0.636, 0.788], "range": [4.8, 139.2], "showgrid": false, "title": {"text": "n_layers"}, "type": "linear"}, "yaxis7": {"anchor": "x7", "domain": [0.636, 0.788]}, "yaxis8": {"anchor": "x8", "domain": [0.636, 0.788]}, "yaxis9": {"anchor": "x9", "domain": [0.636, 0.788]}}}
